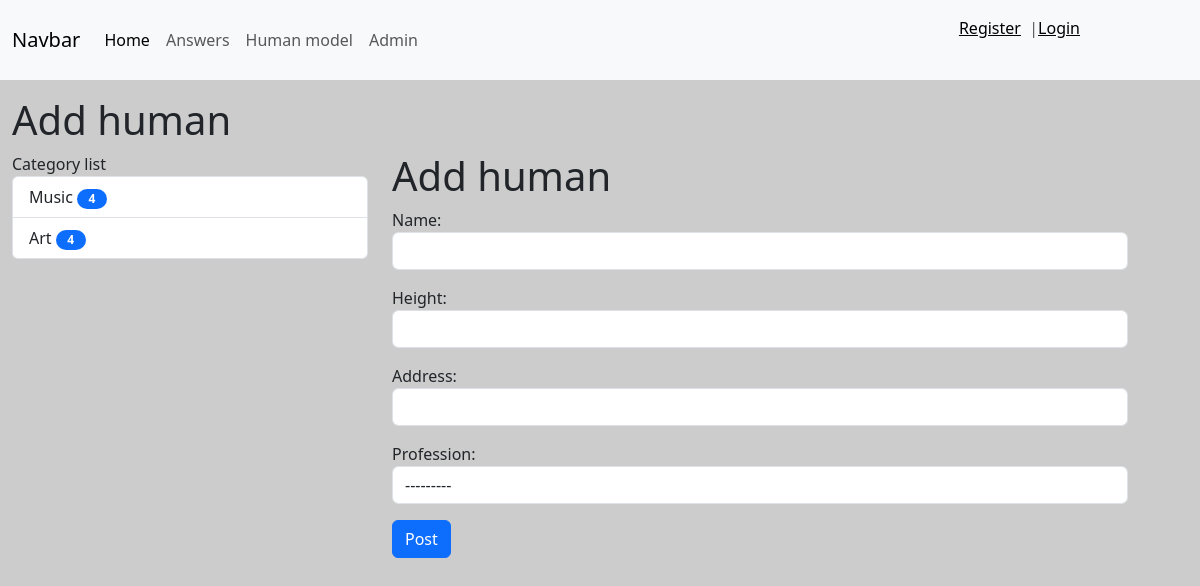
The page /answers/human/add_human on the database its author committed.
### news/models.py (models this page shows)
class Category(models.Model):
    title = models.CharField(max_length=150, db_index=True)
    def get_absolute_url(self):
        return reverse_lazy('Category', kwargs={'category_id': self.pk})
    class Meta:
        verbose_name = 'Category'
        verbose_name_plural = 'Categories'
        ordering = ['title']

### answers/views.py (the view)
# urls.py: path('human/add_human', AddHuman.as_view(), name='Add_human'),
class AddHuman(CreateView, LoginRequiredMixin):
    form_class = HumanForm
    template_name = 'answers/add_human.html'
    login_url = '/admin/'
    def get_context_data(self, *, object_list=None, **kwargs):
        context = super().get_context_data(**kwargs)
        context['title'] = ('Add human')
        return context

### answers/forms.py (shortened to what this page needs)
class HumanForm(forms.ModelForm):
    class Meta:
        model = Human
        fields = ['name', 'height', 'address', 'profession']
        widgets = {
            'name': forms.TextInput(attrs={
                'class': 'form-control'
            }),
            'height': forms.TextInput(attrs={
                'class': 'form-control'
            }),
            'address': forms.TextInput(attrs={
                'class': 'form-control'
            }),
            'profession': forms.Select(attrs={
                'class': 'form-control'}),
        }

### news/templatetags/news_tags.py (called while the page is built)
@register.simple_tag(name='get_list_categories')
def getCategories():
    return Category.objects.all()

@register.inclusion_tag('news/list_categories.html')
def showCategories(arg1='Category', arg2='list'):
    categories = Category.objects.annotate(cnt=Count('news',filter=F('news__is_published'))).filter(cnt__gt=0)
    return {
        'categories': categories, 'arg1': arg1, 'arg2': arg2,
    }

### answers/templates/answers/add_human.html (shortened to what this page needs)
{% extends 'base.html' %}
{% block sidebar %}
{% include 'inc/_sidebar.html' %}
{% endblock %}
{% block content %}
<h1>Add human</h1>
<form action="{% url 'Add_human' %}" method="post">
    {{ form.as_p }}
    <button type="submit" class="btn btn-primary btn-block">Post</button>
</form>
{% endblock %}

### news/templates/news/list_categories.html
{% load news_tags %}
<div class="list-group">
    {{ arg1 }} {{ arg2 }}
    {% for cat in categories %}
    <a href="{{ cat.get_absolute_url }}" class="list-group-item list-group-item-action">{{ cat.title }}
        <span class="badge bg-primary rounded-pill">{{ cat.cnt }}</span>
    </a>
    {% endfor %}
</div>

### djangoSnrg/static/css/style.css (style rules this page uses)
body { background-color: #ccc; }
.badge { width: 30px; color: white; }

### rows shown on the page
Category: title "Music", cnt "4"
Category: title "Art", cnt "4"

### other values the page prints
{{ title }} "Add human"
{{ arg1 }} "Category"
{{ arg2 }} "list"
